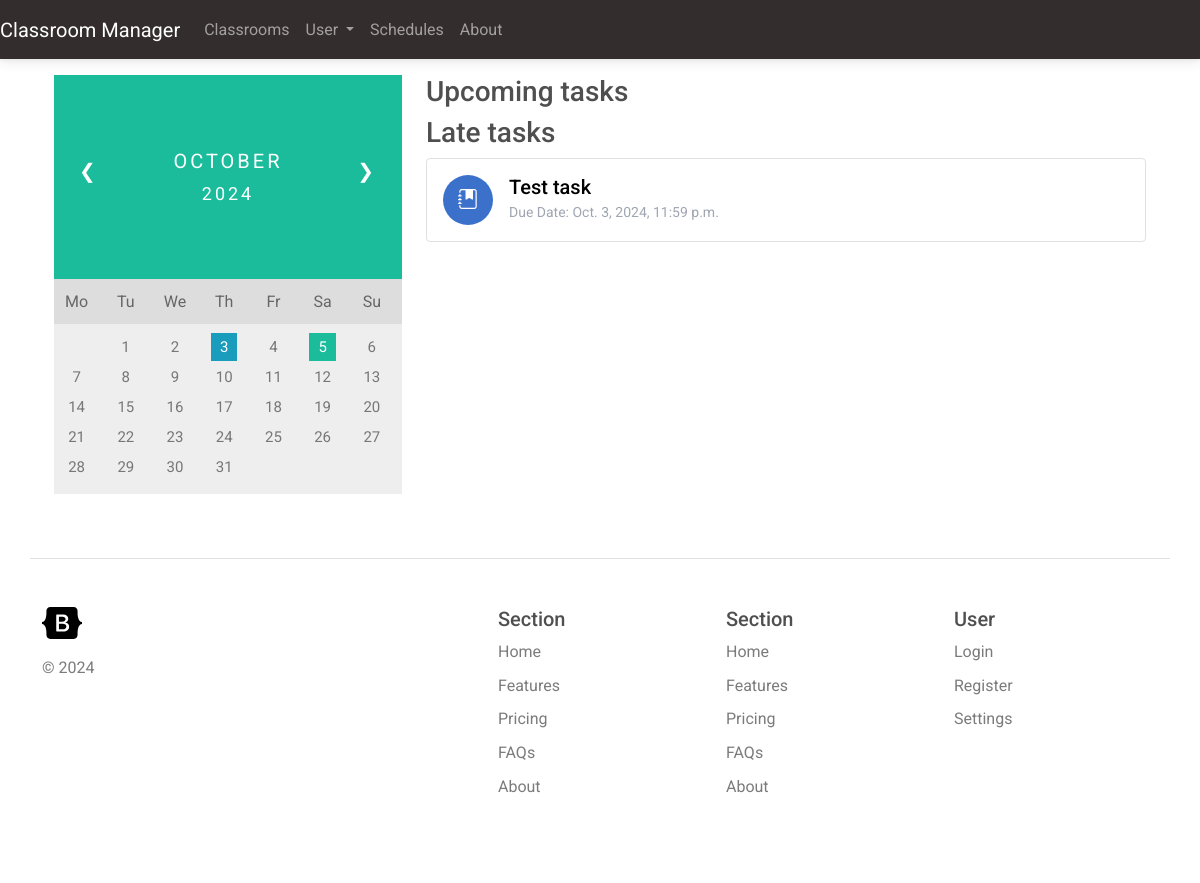
/user/schedule (signed in), run on an earlier commit of the app's database.
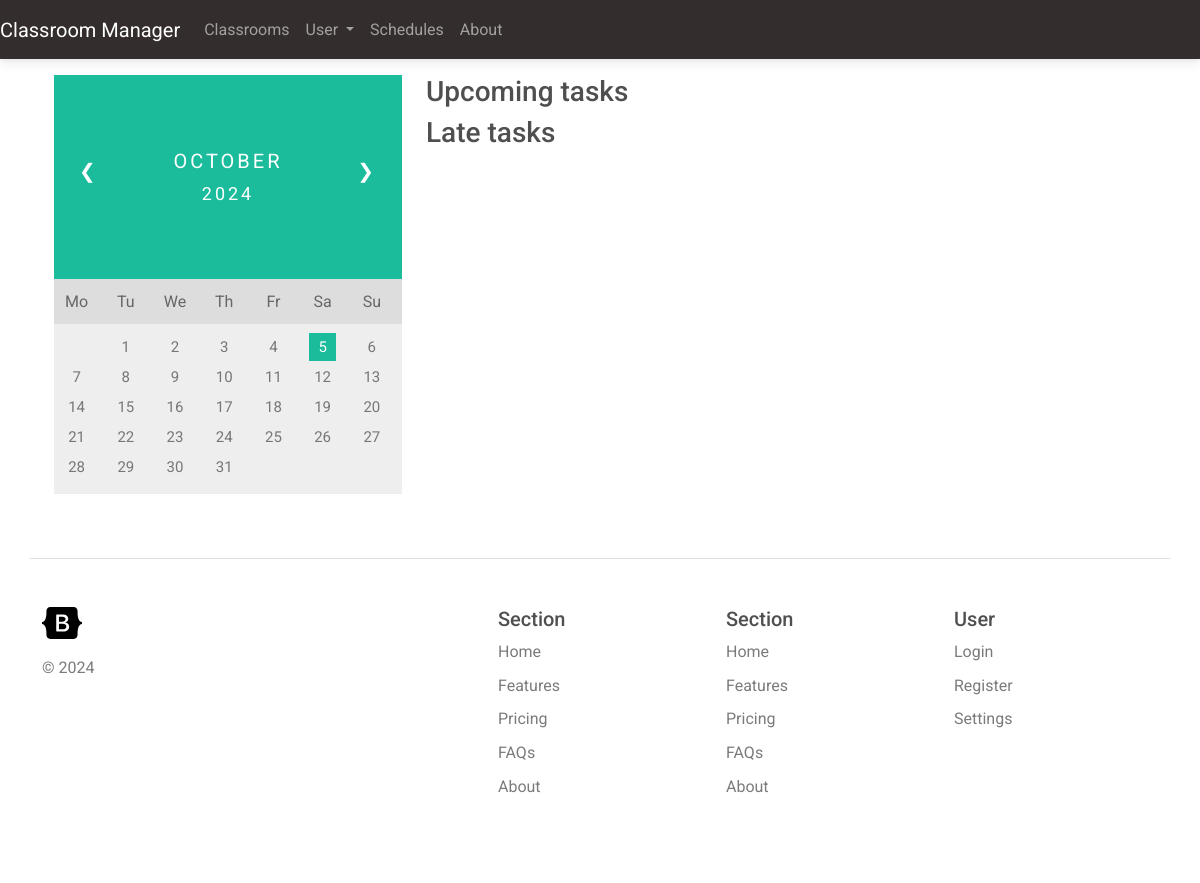
And on a later commit of the database.
### classroom_manager/models.py (models this page shows, shortened)
class ClassroomTask(models.Model):
    isAssignment = models.BooleanField(default=True)
    title = models.CharField(max_length=200, null=True)
    description = models.CharField(max_length=5000, null=True)
    classroom = models.ForeignKey(Classroom, on_delete=models.CASCADE)
    deadline = models.DateTimeField(null=True)
    acceptLateSubmission = models.BooleanField(default=True)

### classroom_manager/views.py (the view)
# urls.py: path('user/schedule', views.allTaskSchedules, name="all_task_schedules"),
@login_required(login_url='login')
def allTaskSchedules(request: HttpRequest):
    if request.method == 'GET':
        now = timezone.now()
        lateTaskScope = now - relativedelta.relativedelta(months=2)
        upcomingTasks = ClassroomTask.objects.filter((Q(classroom__students__id__contains=request.user.id)
                                                      |Q (classroom__teachers__id__contains=request.user.id) )& Q(deadline__gte=now) ).all()
        lateTasks = ClassroomTask.objects.filter((Q(classroom__students__id__contains=request.user.id)
                                                      |Q (classroom__teachers__id__contains=request.user.id) )& Q(deadline__gte=lateTaskScope) & Q(deadline__lte=now)).all()
        taskDates = [task.deadline for task in upcomingTasks] + [task.deadline for task in lateTasks]
        taskDates = list(set(taskDates))
        daysWithDeadlines = []
        for taskDate in taskDates:
            if taskDate.month == now.month and taskDate.year == now.year:
                daysWithDeadlines.append(taskDate.day)
        firstDay = now.replace(day=1)
        firstDayWeekday = firstDay.weekday()
        numberDaysOfMonth = (firstDay + relativedelta.relativedelta(months=1) - relativedelta.relativedelta(days=1)).day
        currentDay = now.day
        daysArray = list(range(1, numberDaysOfMonth + 1))
        daysArray = [''] * firstDayWeekday + daysArray
        monthString = now.strftime("%B")
        yearString = str(now.year)
        context = {'upcomingTasks': upcomingTasks, 'lateTasks': lateTasks,
                   'daysArray': daysArray, 'currentDay': currentDay, 'monthString': monthString,
                   'yearString': yearString, 'daysWithDeadlines': daysWithDeadlines}
        return render(request, 'all_task_schedules.html', context)
    else:
        return render(request, '404page.html')

### classroom_manager/templates/all_task_schedules.html (shortened to what this page needs)
{% extends 'navbar.html' %}
{% block content %}
    <div class="container py-3">
        <div class="row">
            <div class="col-12 col-lg-4">
                <div class="month">
                    <ul>
                    <li class="prev" style="list-style-type: none;">&#10094;</li>
                    <li class="next" style="list-style-type: none;">&#10095;</li>
                    <li style="list-style-type: none;">{{ monthString }}
                        <br><span style="font-size:18px">{{ yearString }}</span>
                    </li>
                    </ul>
                </div>
                <ul class="weekdays">
                    <li>Mo</li>
                    <li>Tu</li>
                    <li>We</li>
                    <li>Th</li>
                    <li>Fr</li>
                    <li>Sa</li>
                    <li>Su</li>
                </ul>
                <ul class="days">
                {% for i in daysArray %}
                    {% if i == currentDay and i in daysWithDeadlines %}
                        <li><span class="active haveDeadline">{{ i }}</span></li>
                    {% elif i == currentDay %}
                        <li><span class="active">{{ i }}</span></li>
                    {% elif i in daysWithDeadlines %}
                        <li><span class="haveDeadline">{{ i }}</span></li>
                    {% else %}
                        <li>{{ i }}</li>
                    {% endif %}
                {% endfor %}
                </ul>
            </div>
            <div class="col-12 col-lg-8">
                <h3>Upcoming tasks</h3>
                <h3>Late tasks</h3>
                {% for lateTask in lateTasks %}
                <a href="{% url 'task_details' lateTask.id %}" class="text-decoration-none">
                    <div class="border rounded p-3 mb-3">
                        <div class="d-flex align-items-center">
                            <div class="bg-primary rounded-circle me-2" style="width: 50px; height: 50px; position: relative;">
                                {% if lateTask.isAssignment %}
                                    <i class="bi bi-journal-bookmark-fill text-white" style="font-size: 20px; position: absolute; top: 50%; left: 50%; transform: translate(-50%, -50%);"></i>
                                {% else %}
                                    <i class="bi bi-layout-text-sidebar-reverse text-white" style="font-size: 20px; position: absolute; top: 50%; left: 50%; transform: translate(-50%, -50%);"></i>
                                {% endif %}
                            </div>
                            <div class="ms-2">
                                <h5 class="text-black m-auto">{{ lateTask.title }}</h5>
                                <p class="text-secondary m-auto"><small>Due Date: {{ lateTask.deadline }}</small></p>
                            </div>
                        </div>
                    </div>
                </a>
                {% endfor %}
            </div>
        </div>
    </div>
{% endblock %}

What changed in the data, as far as the page shows it:
removed ClassroomTask: isAssignment True (drawn), title "Test task", deadline "Oct. 3, 2024, 11:59 p.m."
Also different on the page:
list line gone: "3"
new list line: "3"
